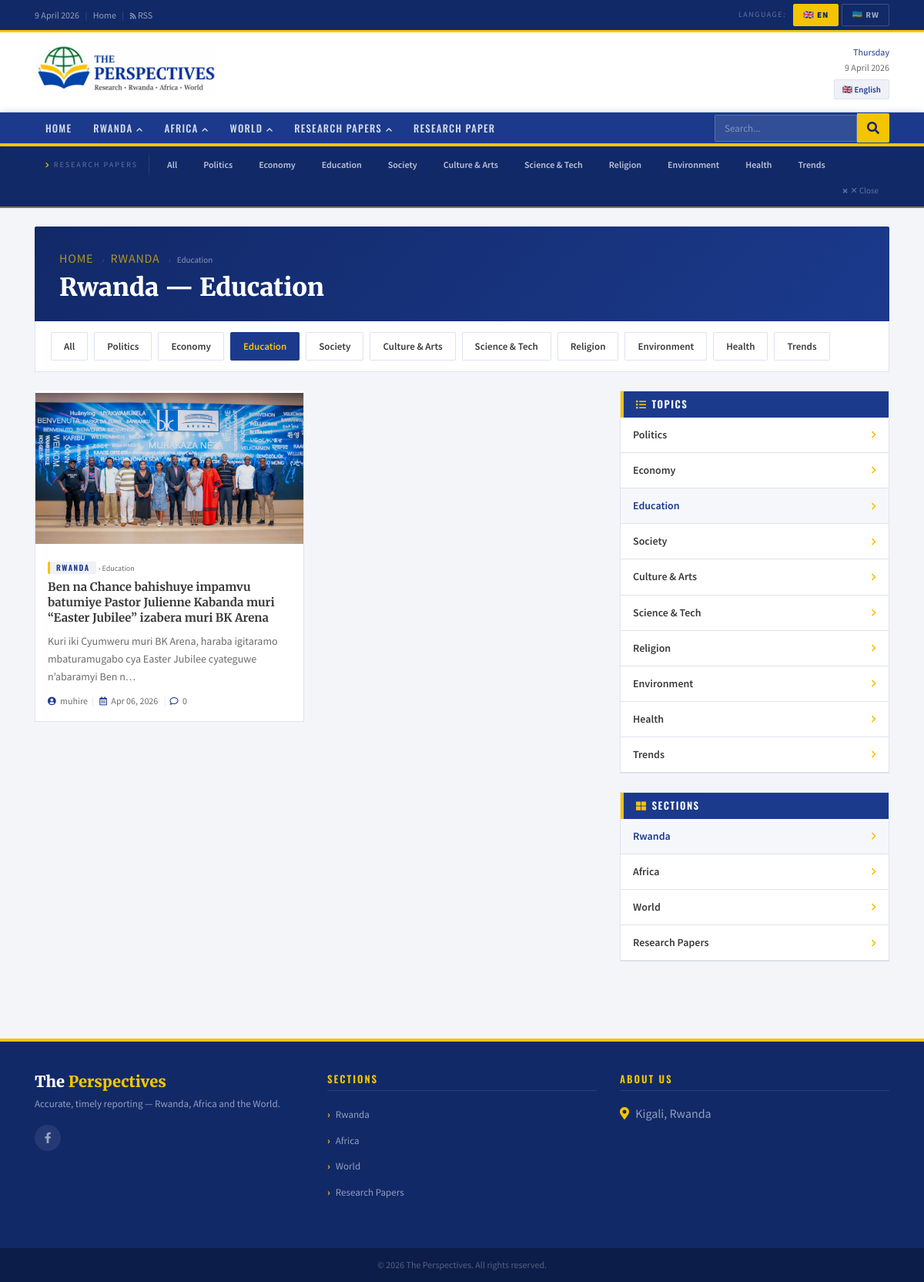
Page /en/category/rwanda/sub/education/ on the committed database.
### news/models.py (models this page shows, shortened)
class Language(models.Model):
    code        = models.CharField(max_length=10, unique=True)  # 'en' | 'rw'
    name        = models.CharField(max_length=100)              # English
    native_name = models.CharField(max_length=100)              # Ikinyarwanda
    flag_emoji  = models.CharField(max_length=10, blank=True)
    is_default  = models.BooleanField(default=False)
    is_active   = models.BooleanField(default=True)
    order       = models.IntegerField(default=0)
    class Meta:
        ordering = ['order']
        verbose_name = 'Language'
        verbose_name_plural = 'Languages'

class MainCategory(models.Model):
    language = models.ForeignKey(Language, on_delete=models.CASCADE,
                                 related_name='main_categories')
    name     = models.CharField(max_length=150)
    slug     = models.SlugField(max_length=150)
    order    = models.IntegerField(default=0)
    class Meta:
        ordering  = ['order']
        unique_together = ('language', 'slug')
        verbose_name        = 'Main Category'
        verbose_name_plural = 'Main Categories'
    def get_absolute_url(self):
        return reverse('news:category', kwargs={
            'lang_code': self.language.code,
            'cat_slug':  self.slug,
        })

class SubCategory(models.Model):
    language = models.ForeignKey(Language, on_delete=models.CASCADE,
                                 related_name='sub_categories')
    name     = models.CharField(max_length=150)
    slug     = models.SlugField(max_length=150)
    order    = models.IntegerField(default=0)
    class Meta:
        ordering  = ['order']
        unique_together = ('language', 'slug')
        verbose_name        = 'Sub Category'
        verbose_name_plural = 'Sub Categories'
    def get_absolute_url(self):
        return reverse('news:subcategory', kwargs={
            'lang_code': self.language.code,
            'sub_slug':  self.slug,
        })

class Article(models.Model):
    STATUS = [('draft', 'Draft'), ('published', 'Published')]
    language      = models.ForeignKey(Language, on_delete=models.CASCADE,
                                      related_name='articles')
    title         = models.CharField(max_length=300)
    slug          = models.SlugField(max_length=300, unique=True)
    main_category = models.ForeignKey(MainCategory, on_delete=models.SET_NULL,
                                      null=True, blank=True, related_name='articles')
    sub_category  = models.ForeignKey(SubCategory, on_delete=models.SET_NULL,
                                      null=True, blank=True, related_name='articles')
    author        = models.ForeignKey(User, on_delete=models.SET_NULL,
                                      null=True, blank=True, related_name='articles')
    summary        = models.TextField(max_length=600, blank=True, verbose_name='Lead')
    content        = models.TextField()
    featured_image = models.ImageField(upload_to='articles/%Y/%m/', blank=True, null=True)
    image_caption  = models.CharField(max_length=250, blank=True)
    status      = models.CharField(max_length=10, choices=STATUS, default='draft')
    is_featured = models.BooleanField(default=False)
    is_trending = models.BooleanField(default=False)
    is_breaking = models.BooleanField(default=False)
    views        = models.PositiveIntegerField(default=0)
    created_at   = models.DateTimeField(auto_now_add=True)
    updated_at   = models.DateTimeField(auto_now=True)
    published_at = models.DateTimeField(null=True, blank=True)
    class Meta:
        ordering = ['-published_at', '-created_at']
    def get_absolute_url(self):
        return reverse('news:article', kwargs={
            'lang_code': self.language.code,
            'slug':      self.slug,
        })
    @property
    def comment_count(self):
        return self.comments.filter(is_approved=True).count()

class SiteSettings(models.Model):
    site_name       = models.CharField(max_length=100, default='The Perspectives')
    location        = models.CharField(max_length=100, blank=True, default='Kigali, Rwanda')
    phone          = models.CharField(max_length=20, blank=True)
    email          = models.EmailField(blank=True)
    tagline         = models.CharField(max_length=200, blank=True, default='Research · Rwanda · Africa · World')
    mooto_en         = models.CharField(max_length=300, blank=True)
    mooto_rw         = models.CharField(max_length=300, blank=True)
    facebook_url    = models.URLField(blank=True)
    twitter_url     = models.URLField(blank=True)
    whatsapp_number = models.CharField(max_length=20, blank=True)
    youtube_url    = models.URLField(blank=True)
    instagram_url   = models.URLField(blank=True)
    class Meta:
        verbose_name = verbose_name_plural = 'Site Settings'

### news/views.py (the view)
# urls.py: path('category/<slug:cat_slug>/sub/<slug:sub_slug>/', views.cat_sub, name='cat_sub'),
def cat_sub(request, lang_code, cat_slug, sub_slug):
    if lang_code not in VALID_LANGS:
        return redirect('/en/')
    lang, qs = _base(lang_code)
    cat  = get_object_or_404(MainCategory, language=lang, slug=cat_slug)
    sub  = get_object_or_404(SubCategory, language=lang, slug=sub_slug)
    subs = list(SubCategory.objects.filter(language=lang).order_by('order'))
    cats = list(MainCategory.objects.filter(language=lang).order_by('order'))
    arts = list(qs.filter(main_category=cat, sub_category=sub))
    return render(request, 'news/listing.html', {
        'lang_code':  lang_code, 'lang': lang,
        'cats':       cats, 'subs': subs,
        'articles':   arts,
        'active_cat': cat,
        'active_sub': sub,
        'page_title': f"{cat.name} — {sub.name}",
    })

### news/views.py (called while the page is built)
def _lang(lang_code):
    return get_object_or_404(Language, code=lang_code, is_active=True)

def _base(lang_code):
    lang = _lang(lang_code)
    return lang, Article.objects.filter(status='published', language=lang)\
                                .select_related('main_category', 'sub_category', 'author')

### news/templates/news/listing.html (shortened to what this page needs)
{% extends "news/base.html" %}
{% load static %}
{% block extra_head %}
<link rel="stylesheet" href="{% static 'news/css/listing.css' %}">
{% endblock %}
{% block content %}
<div class="row mb-4">
  <div class="col-12">
    <div class="lst-hdr">
      <div class="bc">
        <a href="/{{ lang_code }}/">{% if lang_code == 'rw' %}Ahabanza{% else %}Home{% endif %}</a>
        {% if active_cat %}<span class="bs">›</span><a href="{{ active_cat.get_absolute_url }}">{{ active_cat.name }}</a>{% endif %}
        {% if active_sub %}<span class="bs">›</span><span>{{ active_sub.name }}</span>{% endif %}
      </div>
      <h1>{{ page_title }}</h1>
    </div>
    {% if subs %}
    <div class="sub-filter-bar">
      <div class="sfpills">
        {% if active_cat %}
        <a href="{{ active_cat.get_absolute_url }}" class="sfpill {% if not active_sub %}act{% endif %}">
          {% if lang_code == 'rw' %}Byose{% else %}All{% endif %}
        </a>
        {% for sub in subs %}
        <a href="/{{ lang_code }}/category/{{ active_cat.slug }}/sub/{{ sub.slug }}/"
           class="sfpill {% if active_sub.pk == sub.pk %}act{% endif %}">
          {{ sub.name }}
        </a>
        {% endfor %}
        {% endif %}
      </div>
    </div>
    {% endif %}
  </div>
</div>
<div class="row">
  <div class="col-lg-8">
    <div class="row">
      {% for a in articles %}
      <div class="col-md-6 mb-4">
        <div class="ac h-100">
          <div class="ac-img"><a href="{{ a.get_absolute_url }}">
            {% if a.featured_image %}<img src="{{ a.featured_image.url }}" alt="{{ a.title }}">
            {% else %}<div class="ac-noimg"><i class="far fa-newspaper"></i></div>{% endif %}
          </a></div>
          <div class="ac-body">
            {% if a.main_category %}<a href="{{ a.main_category.get_absolute_url }}" class="ctag">{{ a.main_category.name }}</a>{% endif %}
            {% if a.sub_category %}<a href="{{ a.sub_category.get_absolute_url }}" class="stag"> › {{ a.sub_category.name }}</a>{% endif %}
            <h5><a href="{{ a.get_absolute_url }}">{{ a.title }}</a></h5>
            {% if a.summary %}<p>{{ a.summary|truncatechars:110 }}</p>{% endif %}
            <div class="ameta">
              {% if a.author %}<span><i class="fas fa-user-circle"></i> {{ a.author.get_full_name|default:a.author.username }}</span><span class="s">|</span>{% endif %}
              <span><i class="far fa-calendar-alt"></i> {{ a.published_at|date:"M d, Y" }}</span>
              <span class="s">|</span><span><i class="far fa-comment"></i> {{ a.comment_count }}</span>
            </div>
          </div>
        </div>
      </div>
      {% endfor %}
    </div>
  </div>
  <div class="col-lg-4">
    {% if subs %}
    <div class="sw mb-4">
      <div class="sw-hd"><i class="fas fa-list"></i>{% if lang_code == 'rw' %}Inyito{% else %}Topics{% endif %}</div>
      <ul class="sw-list">
        {% for sub in subs %}
        <li>
          <a href="{% if active_cat %}/{{ lang_code }}/category/{{ active_cat.slug }}/sub/{{ sub.slug }}/{% else %}{{ sub.get_absolute_url }}{% endif %}"
             class="{% if active_sub.pk == sub.pk %}act{% endif %}">
            {{ sub.name }}<i class="fas fa-chevron-right fa-xs"></i>
          </a>
        </li>
        {% endfor %}
      </ul>
    </div>
    {% endif %}
    <div class="sw">
      <div class="sw-hd"><i class="fas fa-th-large"></i>{% if lang_code == 'rw' %}Inzego{% else %}Sections{% endif %}</div>
      <ul class="sw-list">
        {% for cat in cats %}
        <li>
          <a href="{{ cat.get_absolute_url }}" class="{% if active_cat.pk == cat.pk %}act{% endif %}">
            {{ cat.name }}<i class="fas fa-chevron-right fa-xs"></i>
          </a>
        </li>
        {% endfor %}
      </ul>
    </div>
  </div>
</div>
{% endblock %}

### news/templates/news/base.html (shortened to what this page needs)
{% load static %}
<!DOCTYPE html>
<html lang="{{ lang_code }}">
<head>
<link rel="stylesheet" href="https://stackpath.bootstrapcdn.com/bootstrap/4.5.2/css/bootstrap.min.css">
<link rel="stylesheet" href="https://cdnjs.cloudflare.com/ajax/libs/font-awesome/5.15.4/css/all.min.css">
<link rel="stylesheet" href="{% static 'news/css/base.css' %}">
{% block extra_head %}{% endblock %}
</head>
<body>
<div class="topbar">
  <div class="container">
    <div class="d-flex justify-content-between align-items-center flex-wrap" style="gap:8px;">
      <div>
        <span id="tb-date"></span>
        <span class="tb-sep">|</span>
        <a href="/{{ lang_code }}/">{% if lang_code == 'rw' %}Ahabanza{% else %}Home{% endif %}</a>
        <span class="tb-sep">|</span>
        <a href="#"><i class="fas fa-rss fa-xs"></i> RSS</a>
      </div>
      <div class="lang-sw">
        <span class="lang-sw-lbl">{% if lang_code == 'rw' %}Ururimi{% else %}Language{% endif %}:</span>
        {% for lng in all_languages %}
        <form method="POST" action="/switch-lang/" class="lang-form">
          <button type="submit" class="lang-btn {% if lang_code == lng.code %}active{% endif %}">
            {{ lng.flag_emoji }} {{ lng.code|upper }}
          </button>
        </form>
        {% endfor %}
      </div>
    </div>
  </div>
</div>
<div class="masthead">
  <div class="container">
    <div class="row align-items-center">
      <div class="col-md-7">
        <a href="/{{ lang_code }}/" class="d-inline-block mast-logo">
          <img src="{% static 'news/img/logo.png' %}" alt="The Perspectives"
               onerror="this.style.display='none';document.getElementById('mlfb').style.display='flex';">
        </a>
      </div>
      <div class="col-md-5 d-none d-md-block mast-right">
        <div class="mast-date">
          <span class="mday" id="mday"></span>
          <span id="mdt"></span>
        </div>
        {% if lang %}
        <span class="mast-lang-badge">{{ lang.flag_emoji }} {{ lang.native_name }}</span>
        {% endif %}
      </div>
    </div>
  </div>
</div>
<nav class="pnav navbar navbar-expand-lg navbar-dark py-0" id="pnav">
  <div class="container">
    <div class="collapse navbar-collapse" id="pnav-col">
      <ul class="navbar-nav mr-auto">
        <li class="nav-item">
          <a class="nav-link pnav-lnk {% block home_active %}{% endblock %}" href="/{{ lang_code }}/">
            {% if lang_code == 'rw' %}Ahabanza{% else %}Home{% endif %}
          </a>
        </li>
        {% for cat in nav_cats %}
        <li class="nav-item">
          <a class="nav-link pnav-lnk {% block cat_active %}{% endblock %}"
             href="/{{ lang_code }}/category/{{ cat.slug }}/"
             data-cid="{{ cat.id }}" data-cname="{{ cat.name }}"
             data-curl="/{{ lang_code }}/category/{{ cat.slug }}/"
             onclick="return navCatClick(event,this)">
            {{ cat.name }}<i class="fas fa-chevron-down ci"></i>
          </a>
        </li>
        {% endfor %}
        <li class="nav-item">
          <a class="nav-link pnav-lnk" href="/{{ lang_code }}/research/">
            {% if lang_code == 'rw' %}Inyandiko z'Ubushakashatsi{% else %}Research Paper{% endif %}
          </a>
        </li>
      </ul>
      <form class="nav-search" action="/{{ lang_code }}/search/" method="get">
        <input type="text" name="q"
               placeholder="{% if lang_code == 'rw' %}Shakisha...{% else %}Search...{% endif %}"
               value="{{ request.GET.q|default:'' }}" autocomplete="off">
        <button type="submit"><i class="fas fa-search"></i></button>
      </form>
    </div>
  </div>
</nav>
<div class="snav" id="snav">
  <div class="container">
    <div class="snav-inner" id="snav-inner"></div>
  </div>
</div>
<main class="container py-4">{% block content %}{% endblock %}</main>
<footer>
  <div class="container">
    <div class="row">
      <div class="col-lg-4 col-md-6 mb-4">
        <div class="ft-logo mb-2">
          <div id="ftlfb" class="ft-logo-fb" style="display:non;">The <span>Perspectives</span></div>
        </div>
        <p style="font-size:13px;line-height:1.7;margin-top:8px;">
          {%if lang_code == 'rw' %}{{ site_settings.mooto_rw }}{% else %}{{ site_settings.mooto_en }}{% endif %}
        </p>
        <div class="ft-soc mt-3">
            {% if site_settings.facebook_url %}
          <a href="{{ site_settings.facebook_url }}" target="_blank"><i class="fab fa-facebook-f"></i></a>
          {% endif %}
        </div>
      </div>
      <div class="col-lg-4 col-md-6 mb-4">
        <h5>{% if lang_code == 'rw' %}Inzego{% else %}Sections{% endif %}</h5>
        <ul class="ft-list">
          {% for cat in nav_cats %}
          <li><a href="/{{ lang_code }}/category/{{ cat.slug }}/">{{ cat.name }}</a></li>
          {% endfor %}
        </ul>
      </div>
      <div class="col-lg-4 col-md-6 mb-4">
        <h5>{% if lang_code == 'rw' %}Aho Wadusanga{% else %}About us{% endif %}</h5>
        <ul class="ft-list">
          {% if site_settings.location %}
          <li><b><i class="fas fa-map-marker-alt" style="margin-right: 5px; color: #f5c400;"></i></b> {{ site_settings.location }}</li>
          {% endif %}
        </ul>
      </div>
    </div>
  </div>
  <div class="ft-btm"><div class="container">&copy; <span id="fy"></span> The Perspectives. {% if lang_code == 'rw' %}Uburenganzira bwose burarinzwe.{% else %}All rights reserved.{% endif %}</div></div>
</footer>
</body>
</html>

### news/static/news/css/listing.css (style rules this page uses)
.ac h5 a { color: inherit; }

### rows in the picture
Language: flag_emoji "🇬🇧", code "EN", native_name "English"
Language: flag_emoji "🇷🇼", code "RW"
MainCategory: name "RWANDA", name "Rwanda"
MainCategory: name "AFRICA", name "Africa"
MainCategory: name "WORLD", name "World"
MainCategory: name "RESEARCH PAPERS", name "Research Papers"
SubCategory: name "Education"
SubCategory: name "Politics"
SubCategory: name "Economy"
SubCategory: name "Society"
SubCategory: name "Culture & Arts"
SubCategory: name "Science & Tech"
SubCategory: name "Religion"
SubCategory: name "Environment"
SubCategory: name "Health"
SubCategory: name "Trends"
Article: featured_image (picture), main_category.name "RWANDA", sub_category.name "Education", title "Ben na Chance bahishuye impamvu batumiye Pastor Julienne Kabanda muri “Easter Jubilee” izabera muri BK Arena", summary "Kuri iki Cyumweru muri BK Arena, haraba igitaramo mbaturamugabo cya Easter Jubilee cyateguwe n’abaramyi Ben n…", author.get_full_name "muhire", published_at "Apr 06, 2026", comment_count "0"
SiteSettings: mooto_en "Accurate, timely reporting — Rwanda, Africa and the World.", location "Kigali, Rwanda"

### other values in the picture
{{ page_title }} "Rwanda — Education"
